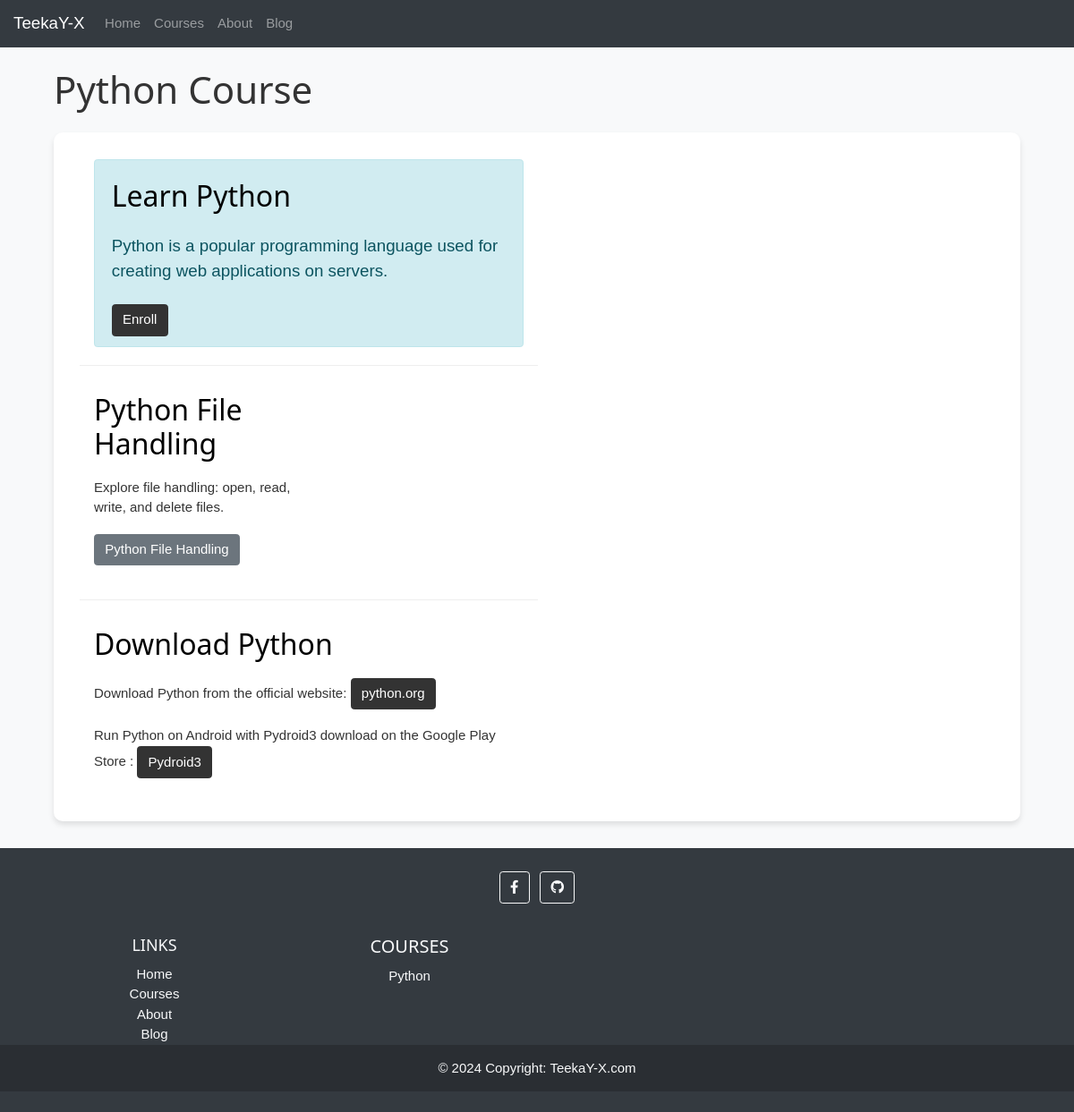
Screenshot of /courses/python/ with the database file from the repository.
### main/models.py (models this page shows, shortened)
class Course(models.Model):
    title = models.CharField(max_length=200)
    list_description = models.TextField(default='Default list description')
    description = models.TextField(default='desc')
    banner_image = models.ImageField(upload_to='course_banners/', blank=True, null=True)
    slug = models.SlugField(unique=True, blank=True)

### main/views.py (the view)
# urls.py: path('courses/<slug:slug>/', views.course_detail, name='course-detail'),
def course_detail(request, slug):
    course = get_object_or_404(Course, slug=slug)
    courses = Course.objects.all()
    return render(request, 'courses/course_detail.html', {
        'course': course,
        'all_courses': courses,
        'current_course': course,
    })

### main/templates/courses/course_detail.html (shortened to what this page needs)
{% extends 'base.html' %}
{% block content %}
<div class="container mt-4">
  <h1 class="mb-4">{{ course.title }}</h1>
  <p>{{ course.description|safe}}</p>
{% endblock %}

### main/static/css/style.css (style rules this page uses)
.btn-primary { background-color: #333333; border-color: #333333; color: #ffffff; }
.jumbotron { background-color: #fff; padding: 30px; margin-bottom: 30px; border-radius: 10px; box-shadow: 0 4px 6px rgba(0, 0, 0, 0.1); }
h2 { color: #000000; }
p { font-size: 16px; }
a { color: #007bff; }
body { display: flex; flex-direction: column; min-height: 100vh; font-family: Arial, sans-serif; background-color: #f8f9fa; color: #333; line-height: 1.6; }
html { box-sizing:border-box }
*,*:before,*:after { box-sizing:inherit }
html { -ms-text-size-adjust:100%;-webkit-text-size-adjust:100% }
body { margin:0 }
a { background-color:transparent }
hr { box-sizing:content-box;height:0;overflow:visible }
html,body { font-family:Verdana,sans-serif;font-size:15px;line-height:1.5 }
html { overflow-x:hidden }
h1 { font-size:36px }
h2 { font-size:30px }
h1,h2,h3,h4,h5,h6 { font-family:"Segoe UI",Arial,sans-serif;font-weight:400;margin:10px 0 }
hr { border:0;border-top:1px solid #eee;margin:20px 0 }
a { color:inherit }
h1 { font-size: 42px; }
h2 { font-size: 32px; }
p { margin-top: 1.2em; margin-bottom: 1.2em; font-size: 15px; }
hr { margin:20px -16px; }

### rows the page displays
Course: title "Python Course", description "Learn Python Python is a popular programming language used for creating web applications on servers. Enroll Python File Handling Explore file handling: open, read, write, and delete files. Python File Handling Download Python Download Python from the official website: python.org Run Python on Android with Pydroid3 download on the Google Play Store : Pydroid3"
